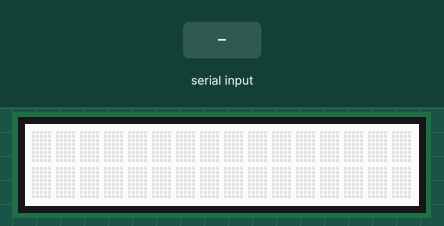
Simulated run of this sketch. Board: Arduino Mega 2560, built with avr-gcc and run on an emulated ATmega2560. On the bench: 16×2 character LCD. Inputs (shaded band) come from the test bench.

Above: at 1.2 s.
1.3 s: "1\n" received over the second serial link
At 6.5 s:
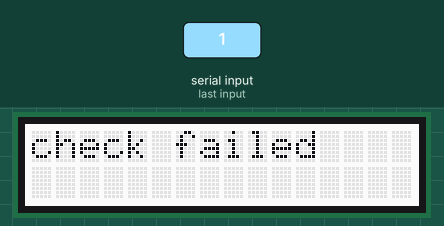
Timing chart, 0 to 8.0 s (numbered marks = the images above; inputs shaded):
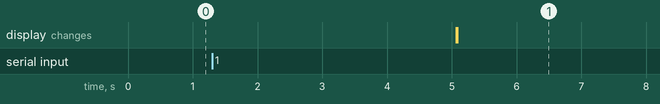

Measured:
- after the input at 1.3 s, the display: first differs from a run without the input after 3.8 s (image 1)

The sketch:

sketch_mar15a.ino
```cpp
#include <Wire.h>
#include "rgb_lcd.h"

long pmcf10=0;
long pmcf25=0;
long pmcf100=0;
long pmat10=0;
long pmat25=0;
long pmat100=0;

char buf[50];

rgb_lcd lcd;

const int colorR = 255;
const int colorG = 0;
const int colorB = 0;

void setup() {
  // put your setup code here, to run once:
  Serial.begin(9600);
  Serial1.begin(9600);
  lcd.begin(16, 2);

}

void loop() {
  // put your main code here, to run repeatedly:
  int count = 0;
  unsigned char c;
  unsigned char high;
  lcd.setCursor(0, 0);

  while (Serial1.available()) {
    c = Serial1.read();
    if((count==0 && c!=0x42) || (count==1 && c!=0x4d)){
      lcd.println("check failed");
      break;
    }

    if(count > 15){
      lcd.println("complete");
      break;
    }
    else if(count == 4 || count == 6 || count == 8 || count == 10 || count == 12 || count == 14) {
      high = c;
    }
    else if(count == 7){
      pmcf25 = 256*high + c;
      lcd.println("CF=1,");
      lcd.print("PM2.5=");
      lcd.print(pmcf25);
      lcd.print(" ug/m3");
    }
    count++;
  }
  while(Serial1.available()) Serial1.read();
  lcd.println();
  delay(5000);
  lcd.clear();
}
```
